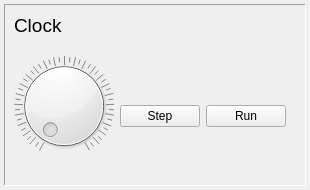
<?xml version="1.0" encoding="UTF-8"?>
<ui version="4.0">
 <class>Form</class>
 <widget class="QWidget" name="Form">
  <property name="geometry">
   <rect>
    <x>0</x>
    <y>0</y>
    <width>310</width>
    <height>190</height>
   </rect>
  </property>
  <property name="toolTip">
   <string>Clock</string>
  </property>
  <layout class="QVBoxLayout" name="verticalLayout">
   <property name="leftMargin">
    <number>4</number>
   </property>
   <property name="topMargin">
    <number>4</number>
   </property>
   <property name="rightMargin">
    <number>4</number>
   </property>
   <property name="bottomMargin">
    <number>4</number>
   </property>
   <item>
    <widget class="QFrame" name="frame">
     <property name="frameShape">
      <enum>QFrame::Panel</enum>
     </property>
     <property name="frameShadow">
      <enum>QFrame::Sunken</enum>
     </property>
     <layout class="QVBoxLayout" name="verticalLayout_2">
      <item>
       <widget class="QLabel" name="_label">
        <property name="font">
         <font>
          <pointsize>14</pointsize>
         </font>
        </property>
        <property name="text">
         <string>Clock</string>
        </property>
        <property name="alignment">
         <set>Qt::AlignLeading|Qt::AlignLeft|Qt::AlignTop</set>
        </property>
       </widget>
      </item>
      <item>
       <layout class="QHBoxLayout" name="horizontalLayout">
        <item>
         <layout class="QVBoxLayout" name="verticalLayout_3">
          <item alignment="Qt::AlignHCenter|Qt::AlignVCenter">
           <widget class="QDial" name="_dialFreq">
            <property name="toolTip">
             <string>Clock frequency</string>
            </property>
            <property name="minimum">
             <number>1</number>
            </property>
            <property name="maximum">
             <number>240</number>
            </property>
            <property name="notchTarget">
             <double>5.000000000000000</double>
            </property>
            <property name="notchesVisible">
             <bool>true</bool>
            </property>
           </widget>
          </item>
          <item alignment="Qt::AlignHCenter">
           <widget class="QLabel" name="_labelFreq"/>
          </item>
         </layout>
        </item>
        <item alignment="Qt::AlignRight">
         <widget class="QPushButton" name="_buttonStep">
          <property name="toolTip">
           <string>Generate a pulse</string>
          </property>
          <property name="text">
           <string>Step</string>
          </property>
          <property name="shortcut">
           <string>Ctrl+P</string>
          </property>
         </widget>
        </item>
        <item alignment="Qt::AlignLeft">
         <widget class="QPushButton" name="_buttonRun">
          <property name="toolTip">
           <string>Start and stop the clock</string>
          </property>
          <property name="text">
           <string>Run</string>
          </property>
          <property name="shortcut">
           <string>Ctrl+R</string>
          </property>
          <property name="checkable">
           <bool>true</bool>
          </property>
          <property name="checked">
           <bool>false</bool>
          </property>
         </widget>
        </item>
        <item alignment="Qt::AlignHCenter|Qt::AlignVCenter">
         <widget class="WidgetLed" name="_ledClock" native="true"/>
        </item>
       </layout>
      </item>
     </layout>
    </widget>
   </item>
  </layout>
 </widget>
 <customwidgets>
  <customwidget>
   <class>WidgetLed</class>
   <extends>QWidget</extends>
   <header>widgetled.h</header>
   <container>1</container>
  </customwidget>
 </customwidgets>
 <resources/>
 <connections/>
</ui>
